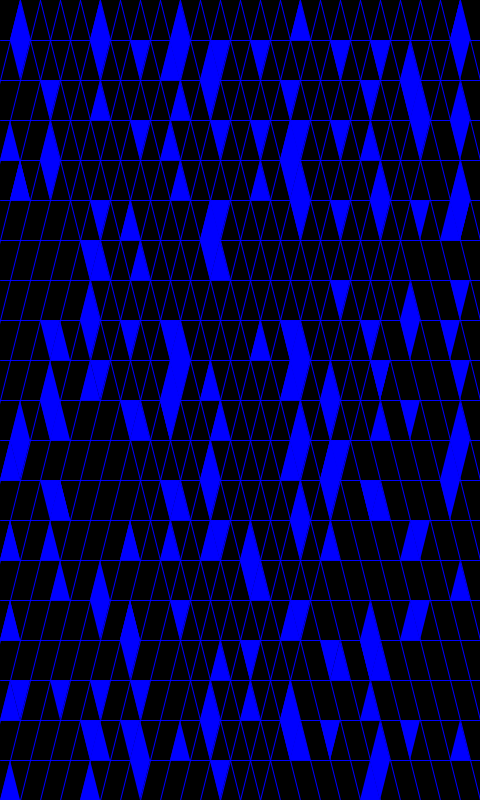
Frame 1 (no input)
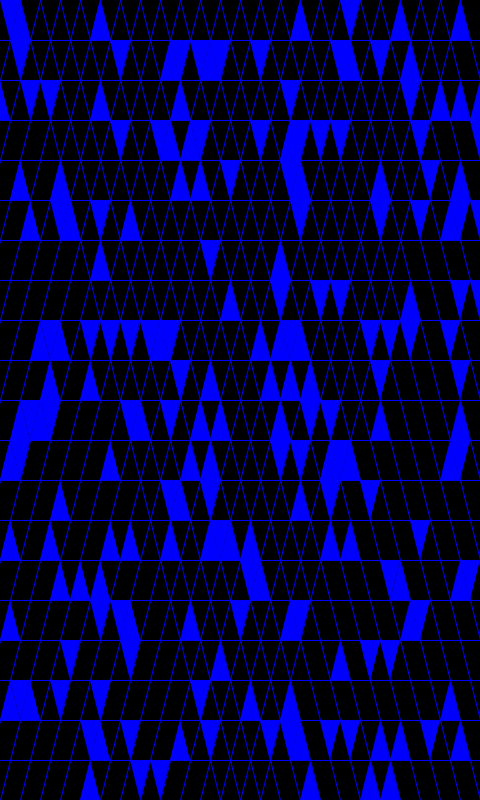
Frame 60 (the mouse pressed at the canvas centre just before this capture)
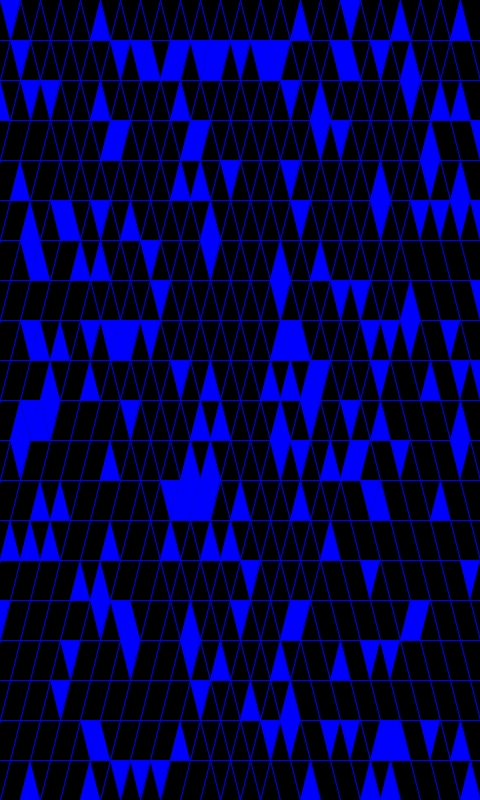
Frame 120 (the mouse held since frame 60 and released just before this capture)

The Processing sketch that drew these frames (run headless with seeded random() and noise(); from frame 60 on, the mouse is pressed at the canvas centre):

// Processing sketch: processing_134289
// ── processing_134289.pde

int gridsize = 40;
int gridsize2 = 5*gridsize;
int trisize = 60;
int[] randx = new int[trisize];
int[] randy = new int[trisize];

int[] rand2x = new int[trisize];
int[] rand2y = new int[trisize];

int[] rand3x = new int[trisize];
int[] rand3y = new int[trisize];

int[] rand4x = new int[trisize];
int[] rand4y = new int[trisize];


void setup() {
  size(480, 800);
  background(0);
  smooth();
  randomize();
}

void draw() {

  background(0);
  for (int i=0; i<trisize; i++) {
    drawtriangle(randx[i], randy[i]);
    drawtriangle(rand3x[i], rand3y[i]);
    drawtriangle2(rand2x[i], rand2y[i]);
    drawtriangle2(rand4x[i], rand4y[i]);
  }

  drawgrid();

   addrandom();

}
void drawgrid() {
  stroke(0, 0, 255);
  for (int i=gridsize; i<height; i=i+gridsize) {
    line(0, i, width, i);
  }
  for (int i=gridsize/2; i<width; i=i+gridsize/2) {
    line(i, 0, i+gridsize2, height);
    line(i, 0, i-gridsize2, height);
  }
}
void keyPressed() {
  if (key == 'q')gridsize2=gridsize2-1;
  if (key == 'w')gridsize2=gridsize2+1;
  // println(gridsize2);

  if (key == 'z')randomize();
  if (key == 'p')addrandom();
}

void drawtriangle(int x, int y) {
  noStroke();
  fill(0, 0, 255);
  triangle(x, y, x+gridsize/2, y, x+gridsize/4, y+gridsize);
}

void drawtriangle2(int x, int y) {
  fill(0, 0, 255);
  triangle(x+gridsize/4, y, x, y+gridsize, x+gridsize/2, y+gridsize);
}

void randomize() {
  for (int i=0; i<trisize; i++) {
    randx[i]=(int(random(0, 12))*2)*gridsize/2+gridsize/4;
    randy[i]=(int(random(0, 10))*2)*gridsize+gridsize;

    rand2x[i]=int(random(0, 12))*2*gridsize/2+gridsize/4;
    rand2y[i]=int(random(0, 10))*2*gridsize;

    rand3x[i]=(int(random(0, 12))*2)*gridsize/2;
    rand3y[i]=((int(random(0, 10))*2)+1)*gridsize+gridsize;

    rand4x[i]=int(random(0, 12))*2*gridsize/2;
    rand4y[i]=((int(random(0, 10))*2)+1)*gridsize;
  }
}

void addrandom() {
  int[] rand = new int[8];
  int[] randz = new int[8];
  for (int i=0; i<8; i++) {
    rand[i]=int(random(-2, 2));
    randz[i]=int(random(0, trisize));
    // println(rand[i]);
  }


  randx[randz[1]] =  randx[randz[1]]+gridsize/2*rand[1];
  rand2x[randz[1]] =  rand2x[randz[1]]+gridsize/2*rand[1];
  rand3x[randz[1]] =  rand3x[randz[1]]+gridsize/2*rand[1];
  rand4x[randz[1]] =  rand4x[randz[1]]+gridsize/2*rand[1];
  
  randy[randz[1]] =  randy[randz[1]]+gridsize*2*rand[1];
  rand2y[randz[1]] =  rand2y[randz[1]]+gridsize*2*rand[1];
  rand3y[randz[1]] =  rand3y[randz[1]]+gridsize*2*rand[1];
  rand4y[randz[1]] =  rand4y[randz[1]]+gridsize*2*rand[1];
}
